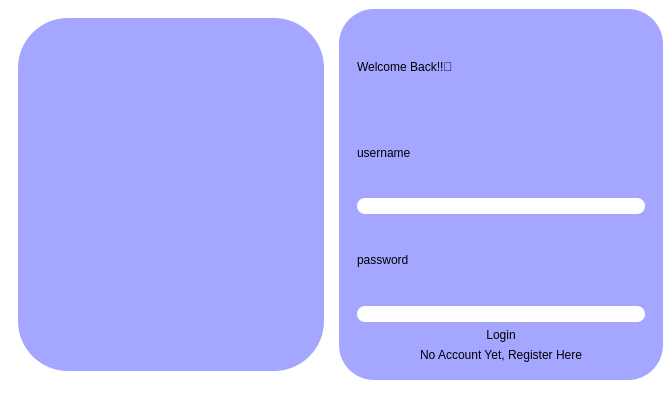
<?xml version="1.0" encoding="UTF-8"?>
<ui version="4.0">
 <class>MainWindow</class>
 <widget class="QMainWindow" name="MainWindow">
  <property name="geometry">
   <rect>
    <x>0</x>
    <y>0</y>
    <width>672</width>
    <height>411</height>
   </rect>
  </property>
  <property name="sizePolicy">
   <sizepolicy hsizetype="MinimumExpanding" vsizetype="Preferred">
    <horstretch>0</horstretch>
    <verstretch>0</verstretch>
   </sizepolicy>
  </property>
  <property name="windowTitle">
   <string>MainWindow</string>
  </property>
  <property name="autoFillBackground">
   <bool>false</bool>
  </property>
  <property name="styleSheet">
   <string notr="true">background:rgb(255,255,255);</string>
  </property>
  <widget class="QWidget" name="centralwidget">
   <layout class="QHBoxLayout" name="horizontalLayout">
    <item>
     <widget class="QStackedWidget" name="stackedWidget">
      <widget class="QWidget" name="stackedWidgetPage1">
       <layout class="QHBoxLayout" name="horizontalLayout_2">
        <item>
         <widget class="QFrame" name="frame">
          <property name="styleSheet">
           <string notr="true">background-color: rgb(164,166,255);
image: url(:/res/Screenshot 2023-12-29 215815.png);
border-radius:50px</string>
          </property>
          <property name="frameShape">
           <enum>QFrame::StyledPanel</enum>
          </property>
          <property name="frameShadow">
           <enum>QFrame::Raised</enum>
          </property>
         </widget>
        </item>
       </layout>
      </widget>
     </widget>
    </item>
    <item>
     <widget class="QFrame" name="frame_2">
      <property name="styleSheet">
       <string notr="true">border-radius:35px;
background-color:rgb(164,166,255);
color:rgb(0,0,0)</string>
      </property>
      <layout class="QHBoxLayout" name="horizontalLayout_5">
       <item>
        <widget class="QFrame" name="frame">
         <layout class="QVBoxLayout" name="verticalLayout_12">
          <item>
           <layout class="QVBoxLayout" name="verticalLayout_3">
            <item>
             <widget class="QLabel" name="label">
              <property name="styleSheet">
               <string notr="true">font: 700 20pt &quot;Segoe UI&quot;;</string>
              </property>
              <property name="text">
               <string>Welcome Back!!👋</string>
              </property>
             </widget>
            </item>
            <item>
             <widget class="QLabel" name="label_2">
              <property name="styleSheet">
               <string notr="true">font: 700 12pt &quot;Segoe UI&quot;;</string>
              </property>
              <property name="text">
               <string>username</string>
              </property>
             </widget>
            </item>
            <item>
             <widget class="QLineEdit" name="lineEdit_2">
              <property name="styleSheet">
               <string notr="true">background-color:rgb(255, 255, 255);
border-radius:8px;</string>
              </property>
             </widget>
            </item>
            <item>
             <widget class="QLabel" name="label_3">
              <property name="styleSheet">
               <string notr="true">font: 700 12pt &quot;Segoe UI&quot;;</string>
              </property>
              <property name="text">
               <string>password</string>
              </property>
             </widget>
            </item>
            <item>
             <layout class="QVBoxLayout" name="verticalLayout_4">
              <item>
               <layout class="QHBoxLayout" name="horizontalLayout_3">
                <item>
                 <layout class="QHBoxLayout" name="horizontalLayout_4">
                  <item>
                   <widget class="QLineEdit" name="lineEdit">
                    <property name="styleSheet">
                     <string notr="true">background-color: rgb(255,255,255);
border-radius:8px;</string>
                    </property>
                    <property name="echoMode">
                     <enum>QLineEdit::Password</enum>
                    </property>
                   </widget>
                  </item>
                 </layout>
                </item>
               </layout>
              </item>
              <item>
               <widget class="QPushButton" name="pushbutton_login">
                <property name="styleSheet">
                 <string notr="true">font: 12pt &quot;Segoe UI&quot;;</string>
                </property>
                <property name="text">
                 <string>Login</string>
                </property>
               </widget>
              </item>
              <item>
               <widget class="QPushButton" name="pushbutton_reg">
                <property name="text">
                 <string>No Account Yet, Register Here</string>
                </property>
               </widget>
              </item>
             </layout>
            </item>
           </layout>
          </item>
         </layout>
        </widget>
       </item>
      </layout>
     </widget>
    </item>
   </layout>
  </widget>
  <widget class="QStatusBar" name="statusbar"/>
 </widget>
 <resources/>
 <connections/>
</ui>
